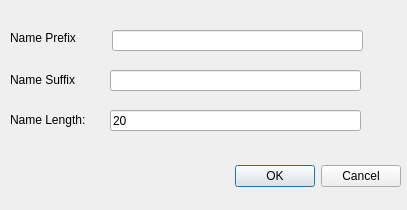
<?xml version="1.0" encoding="UTF-8"?>
<ui version="4.0">
 <class>Raid</class>
 <widget class="QDialog" name="Raid">
  <property name="geometry">
   <rect>
    <x>0</x>
    <y>0</y>
    <width>407</width>
    <height>210</height>
   </rect>
  </property>
  <property name="windowTitle">
   <string>Dialog</string>
  </property>
  <widget class="QDialogButtonBox" name="buttonBox">
   <property name="geometry">
    <rect>
     <x>230</x>
     <y>160</y>
     <width>171</width>
     <height>32</height>
    </rect>
   </property>
   <property name="orientation">
    <enum>Qt::Horizontal</enum>
   </property>
   <property name="standardButtons">
    <set>QDialogButtonBox::Cancel|QDialogButtonBox::Ok</set>
   </property>
  </widget>
  <widget class="QLineEdit" name="prefix">
   <property name="geometry">
    <rect>
     <x>112</x>
     <y>30</y>
     <width>251</width>
     <height>21</height>
    </rect>
   </property>
  </widget>
  <widget class="QLineEdit" name="suffix">
   <property name="geometry">
    <rect>
     <x>110</x>
     <y>70</y>
     <width>251</width>
     <height>21</height>
    </rect>
   </property>
  </widget>
  <widget class="QLabel" name="prefixLabel">
   <property name="geometry">
    <rect>
     <x>10</x>
     <y>30</y>
     <width>91</width>
     <height>16</height>
    </rect>
   </property>
   <property name="text">
    <string>Name Prefix</string>
   </property>
  </widget>
  <widget class="QLabel" name="nameSuff">
   <property name="geometry">
    <rect>
     <x>10</x>
     <y>70</y>
     <width>91</width>
     <height>20</height>
    </rect>
   </property>
   <property name="text">
    <string>Name Suffix</string>
   </property>
  </widget>
  <widget class="QLabel" name="range">
   <property name="geometry">
    <rect>
     <x>10</x>
     <y>170</y>
     <width>211</width>
     <height>20</height>
    </rect>
   </property>
   <property name="font">
    <font>
     <pointsize>10</pointsize>
    </font>
   </property>
   <property name="text">
    <string/>
   </property>
  </widget>
  <widget class="QLineEdit" name="length">
   <property name="geometry">
    <rect>
     <x>110</x>
     <y>110</y>
     <width>251</width>
     <height>21</height>
    </rect>
   </property>
   <property name="inputMethodHints">
    <set>Qt::ImhDigitsOnly</set>
   </property>
   <property name="text">
    <string>20</string>
   </property>
   <property name="maxLength">
    <number>2</number>
   </property>
  </widget>
  <widget class="QLabel" name="nameSuff_2">
   <property name="geometry">
    <rect>
     <x>10</x>
     <y>110</y>
     <width>91</width>
     <height>20</height>
    </rect>
   </property>
   <property name="text">
    <string>Name Length:</string>
   </property>
  </widget>
 </widget>
 <resources/>
 <connections>
  <connection>
   <sender>buttonBox</sender>
   <signal>accepted()</signal>
   <receiver>Raid</receiver>
   <slot>accept()</slot>
   <hints>
    <hint type="sourcelabel">
     <x>248</x>
     <y>254</y>
    </hint>
    <hint type="destinationlabel">
     <x>157</x>
     <y>274</y>
    </hint>
   </hints>
  </connection>
  <connection>
   <sender>buttonBox</sender>
   <signal>rejected()</signal>
   <receiver>Raid</receiver>
   <slot>reject()</slot>
   <hints>
    <hint type="sourcelabel">
     <x>316</x>
     <y>260</y>
    </hint>
    <hint type="destinationlabel">
     <x>286</x>
     <y>274</y>
    </hint>
   </hints>
  </connection>
 </connections>
</ui>
